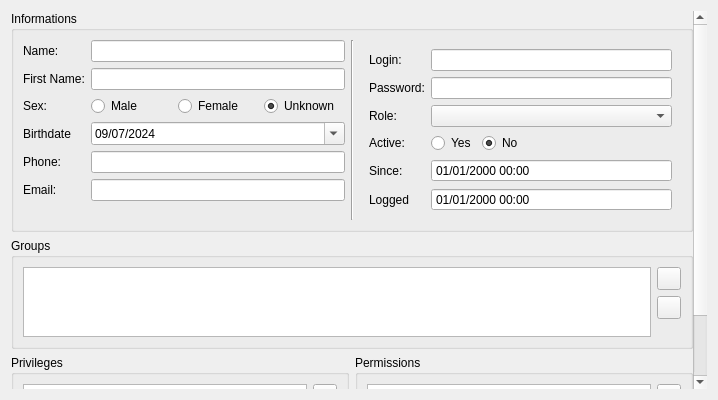
<?xml version="1.0" encoding="UTF-8"?>
<ui version="4.0">
 <class>Systemus::UserEdit</class>
 <widget class="QWidget" name="Systemus::UserEdit">
  <property name="geometry">
   <rect>
    <x>0</x>
    <y>0</y>
    <width>718</width>
    <height>400</height>
   </rect>
  </property>
  <property name="minimumSize">
   <size>
    <width>700</width>
    <height>400</height>
   </size>
  </property>
  <property name="windowTitle">
   <string>User</string>
  </property>
  <layout class="QVBoxLayout" name="verticalLayout_2">
   <item>
    <widget class="QScrollArea" name="scrollArea">
     <property name="frameShape">
      <enum>QFrame::NoFrame</enum>
     </property>
     <property name="widgetResizable">
      <bool>true</bool>
     </property>
     <widget class="QWidget" name="scrollAreaWidgetContents">
      <property name="geometry">
       <rect>
        <x>0</x>
        <y>0</y>
        <width>686</width>
        <height>482</height>
       </rect>
      </property>
      <layout class="QGridLayout" name="gridLayout_4">
       <property name="leftMargin">
        <number>0</number>
       </property>
       <property name="topMargin">
        <number>0</number>
       </property>
       <property name="rightMargin">
        <number>0</number>
       </property>
       <property name="bottomMargin">
        <number>0</number>
       </property>
       <item row="2" column="1">
        <widget class="QGroupBox" name="groupBox_3">
         <property name="title">
          <string>Permissions</string>
         </property>
         <layout class="QGridLayout" name="gridLayout_3">
          <item row="1" column="1">
           <widget class="QToolButton" name="toolButton_5">
            <property name="icon">
             <iconset resource="../resources/systemus_widgets_res.qrc">
              <normaloff>:/systemus/icons/action_delete.png</normaloff>:/systemus/icons/action_delete.png</iconset>
            </property>
           </widget>
          </item>
          <item row="0" column="1">
           <widget class="QToolButton" name="toolButton_6">
            <property name="icon">
             <iconset resource="../resources/systemus_widgets_res.qrc">
              <normaloff>:/systemus/icons/action_add.png</normaloff>:/systemus/icons/action_add.png</iconset>
            </property>
           </widget>
          </item>
          <item row="2" column="1">
           <spacer name="verticalSpacer_4">
            <property name="orientation">
             <enum>Qt::Vertical</enum>
            </property>
            <property name="sizeHint" stdset="0">
             <size>
              <width>20</width>
              <height>40</height>
             </size>
            </property>
           </spacer>
          </item>
          <item row="0" column="0" rowspan="3">
           <widget class="QListView" name="listView_3"/>
          </item>
         </layout>
        </widget>
       </item>
       <item row="2" column="0">
        <widget class="QGroupBox" name="groupBox_2">
         <property name="title">
          <string>Privileges</string>
         </property>
         <layout class="QGridLayout" name="gridLayout_2">
          <item row="1" column="1">
           <widget class="QToolButton" name="toolButton_3">
            <property name="icon">
             <iconset resource="../resources/systemus_widgets_res.qrc">
              <normaloff>:/systemus/icons/action_delete.png</normaloff>:/systemus/icons/action_delete.png</iconset>
            </property>
           </widget>
          </item>
          <item row="0" column="1">
           <widget class="QToolButton" name="toolButton_4">
            <property name="icon">
             <iconset resource="../resources/systemus_widgets_res.qrc">
              <normaloff>:/systemus/icons/action_add.png</normaloff>:/systemus/icons/action_add.png</iconset>
            </property>
           </widget>
          </item>
          <item row="2" column="1">
           <spacer name="verticalSpacer_3">
            <property name="orientation">
             <enum>Qt::Vertical</enum>
            </property>
            <property name="sizeHint" stdset="0">
             <size>
              <width>20</width>
              <height>40</height>
             </size>
            </property>
           </spacer>
          </item>
          <item row="0" column="0" rowspan="3">
           <widget class="QListView" name="listView_2"/>
          </item>
         </layout>
        </widget>
       </item>
       <item row="1" column="0" colspan="2">
        <widget class="QGroupBox" name="groupBox">
         <property name="title">
          <string>Groups</string>
         </property>
         <layout class="QGridLayout" name="gridLayout">
          <item row="1" column="1">
           <widget class="QToolButton" name="toolButton_2">
            <property name="icon">
             <iconset resource="../resources/systemus_widgets_res.qrc">
              <normaloff>:/systemus/icons/action_delete.png</normaloff>:/systemus/icons/action_delete.png</iconset>
            </property>
           </widget>
          </item>
          <item row="0" column="1">
           <widget class="QToolButton" name="toolButton">
            <property name="icon">
             <iconset resource="../resources/systemus_widgets_res.qrc">
              <normaloff>:/systemus/icons/action_add.png</normaloff>:/systemus/icons/action_add.png</iconset>
            </property>
           </widget>
          </item>
          <item row="2" column="1">
           <spacer name="verticalSpacer_2">
            <property name="orientation">
             <enum>Qt::Vertical</enum>
            </property>
            <property name="sizeHint" stdset="0">
             <size>
              <width>20</width>
              <height>40</height>
             </size>
            </property>
           </spacer>
          </item>
          <item row="0" column="0" rowspan="3">
           <widget class="QListView" name="listView"/>
          </item>
         </layout>
        </widget>
       </item>
       <item row="0" column="0" colspan="2">
        <widget class="QGroupBox" name="formGroupBox">
         <property name="title">
          <string>Informations</string>
         </property>
         <layout class="QHBoxLayout" name="horizontalLayout_2">
          <item>
           <widget class="QWidget" name="profileEdit" native="true">
            <layout class="QFormLayout" name="formLayout_2">
             <property name="leftMargin">
              <number>0</number>
             </property>
             <property name="topMargin">
              <number>0</number>
             </property>
             <property name="rightMargin">
              <number>0</number>
             </property>
             <property name="bottomMargin">
              <number>0</number>
             </property>
             <item row="0" column="1">
              <widget class="QLineEdit" name="profileNameInput"/>
             </item>
             <item row="1" column="0">
              <widget class="QLabel" name="firstNameLabel">
               <property name="text">
                <string>First Name:</string>
               </property>
              </widget>
             </item>
             <item row="1" column="1">
              <widget class="QLineEdit" name="firstNameInput"/>
             </item>
             <item row="2" column="0">
              <widget class="QLabel" name="sexLabel">
               <property name="text">
                <string>Sex:</string>
               </property>
              </widget>
             </item>
             <item row="3" column="0">
              <widget class="QLabel" name="birthdateLabel">
               <property name="text">
                <string>Birthdate</string>
               </property>
              </widget>
             </item>
             <item row="3" column="1">
              <widget class="QDateEdit" name="birthdateInput">
               <property name="minimumDate">
                <date>
                 <year>2024</year>
                 <month>7</month>
                 <day>9</day>
                </date>
               </property>
               <property name="displayFormat">
                <string notr="true">dd/MM/yyyy</string>
               </property>
               <property name="calendarPopup">
                <bool>true</bool>
               </property>
              </widget>
             </item>
             <item row="4" column="0">
              <widget class="QLabel" name="phoneLabel">
               <property name="text">
                <string>Phone:</string>
               </property>
              </widget>
             </item>
             <item row="4" column="1">
              <widget class="QLineEdit" name="phoneInput"/>
             </item>
             <item row="5" column="0">
              <widget class="QLabel" name="emailLabel">
               <property name="text">
                <string>Email:</string>
               </property>
              </widget>
             </item>
             <item row="5" column="1">
              <widget class="QLineEdit" name="emailInput"/>
             </item>
             <item row="0" column="0">
              <widget class="QLabel" name="profileNameLabel">
               <property name="text">
                <string>Name:</string>
               </property>
              </widget>
             </item>
             <item row="2" column="1">
              <widget class="QWidget" name="sexInput" native="true">
               <layout class="QHBoxLayout" name="horizontalLayout_3">
                <property name="leftMargin">
                 <number>0</number>
                </property>
                <property name="topMargin">
                 <number>0</number>
                </property>
                <property name="rightMargin">
                 <number>0</number>
                </property>
                <property name="bottomMargin">
                 <number>0</number>
                </property>
                <item>
                 <widget class="QRadioButton" name="sexMaleInput">
                  <property name="text">
                   <string>Male</string>
                  </property>
                 </widget>
                </item>
                <item>
                 <widget class="QRadioButton" name="sexFemaleInput">
                  <property name="text">
                   <string>Female</string>
                  </property>
                 </widget>
                </item>
                <item>
                 <widget class="QRadioButton" name="sexUnknownInput">
                  <property name="text">
                   <string>Unknown</string>
                  </property>
                  <property name="checked">
                   <bool>true</bool>
                  </property>
                 </widget>
                </item>
               </layout>
              </widget>
             </item>
            </layout>
           </widget>
          </item>
          <item>
           <widget class="Line" name="line">
            <property name="orientation">
             <enum>Qt::Vertical</enum>
            </property>
           </widget>
          </item>
          <item>
           <widget class="QWidget" name="dataInput" native="true">
            <layout class="QFormLayout" name="formLayout">
             <item row="0" column="0">
              <widget class="QLabel" name="nameLabel">
               <property name="text">
                <string>Login:</string>
               </property>
              </widget>
             </item>
             <item row="0" column="1">
              <widget class="QLineEdit" name="nameInput"/>
             </item>
             <item row="1" column="0">
              <widget class="QLabel" name="passwordLabel">
               <property name="text">
                <string>Password:</string>
               </property>
              </widget>
             </item>
             <item row="1" column="1">
              <widget class="QLineEdit" name="passwordInput"/>
             </item>
             <item row="2" column="0">
              <widget class="QLabel" name="roleLabel">
               <property name="text">
                <string>Role:</string>
               </property>
              </widget>
             </item>
             <item row="2" column="1">
              <widget class="QComboBox" name="roleInput"/>
             </item>
             <item row="3" column="0">
              <widget class="QLabel" name="activeLabel">
               <property name="text">
                <string>Active:</string>
               </property>
              </widget>
             </item>
             <item row="3" column="1">
              <widget class="QWidget" name="activeInput" native="true">
               <layout class="QHBoxLayout" name="horizontalLayout">
                <property name="leftMargin">
                 <number>0</number>
                </property>
                <property name="topMargin">
                 <number>0</number>
                </property>
                <property name="rightMargin">
                 <number>0</number>
                </property>
                <property name="bottomMargin">
                 <number>0</number>
                </property>
                <item>
                 <widget class="QRadioButton" name="activeYesInput">
                  <property name="text">
                   <string>Yes</string>
                  </property>
                 </widget>
                </item>
                <item>
                 <widget class="QRadioButton" name="activeNoInput">
                  <property name="text">
                   <string>No</string>
                  </property>
                  <property name="checked">
                   <bool>true</bool>
                  </property>
                 </widget>
                </item>
                <item>
                 <spacer name="horizontalSpacer">
                  <property name="orientation">
                   <enum>Qt::Horizontal</enum>
                  </property>
                  <property name="sizeHint" stdset="0">
                   <size>
                    <width>40</width>
                    <height>20</height>
                   </size>
                  </property>
                 </spacer>
                </item>
               </layout>
              </widget>
             </item>
             <item row="4" column="0">
              <widget class="QLabel" name="sinceLabel">
               <property name="text">
                <string>Since:</string>
               </property>
              </widget>
             </item>
             <item row="4" column="1">
              <widget class="QDateTimeEdit" name="sinceOutput">
               <property name="readOnly">
                <bool>true</bool>
               </property>
               <property name="buttonSymbols">
                <enum>QAbstractSpinBox::NoButtons</enum>
               </property>
               <property name="displayFormat">
                <string>dd/MM/yyyy hh:mm</string>
               </property>
              </widget>
             </item>
             <item row="5" column="0">
              <widget class="QLabel" name="loggedLabel">
               <property name="text">
                <string>Logged</string>
               </property>
              </widget>
             </item>
             <item row="5" column="1">
              <widget class="QDateTimeEdit" name="loggedTimeOutput">
               <property name="readOnly">
                <bool>true</bool>
               </property>
               <property name="buttonSymbols">
                <enum>QAbstractSpinBox::NoButtons</enum>
               </property>
               <property name="displayFormat">
                <string>dd/MM/yyyy hh:mm</string>
               </property>
              </widget>
             </item>
            </layout>
           </widget>
          </item>
         </layout>
        </widget>
       </item>
      </layout>
     </widget>
    </widget>
   </item>
  </layout>
 </widget>
 <resources>
  <include location="../resources/systemus_widgets_res.qrc"/>
 </resources>
 <connections/>
</ui>
